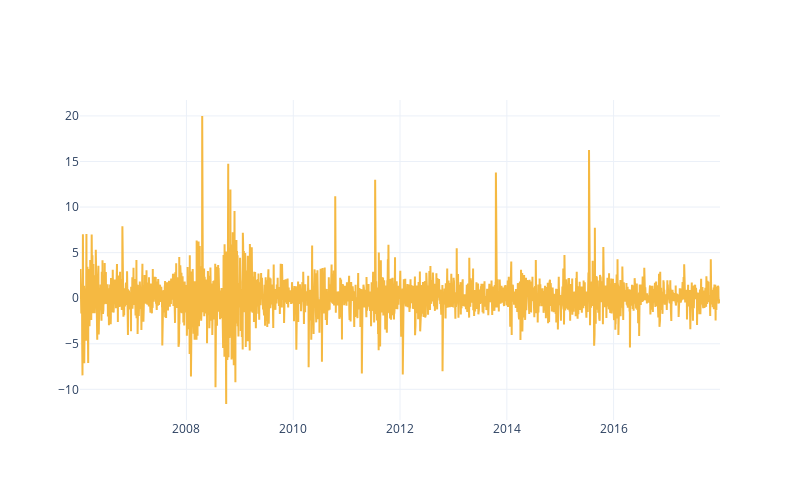

The notebook cell this image was saved under:
### Code cell
fig = go.Figure()
fig.add_trace(
    go.Scatter(
        x = google.index,
        y = google["rend_g"],
        line_color = "#f5b942"
    )
)

fig.update_layout(
    template = "plotly_white",
    height = 500,
    width = 800
    )

### Figure 1 — Plotly figure (JSON) as saved in the notebook; plotly's stock layout.template omitted (floating-point values rounded to 4 significant figures; data arrays with more than 128 entries replaced by an {"elided": "..."} marker saying what was removed)
{"data": [{"line": {"color": "#f5b942"}, "type": "scatter", "x": {"elided": "3019 str values"}, "y": {"elided": "3019 float values"}}], "layout": {"height": 500, "width": 800}}
